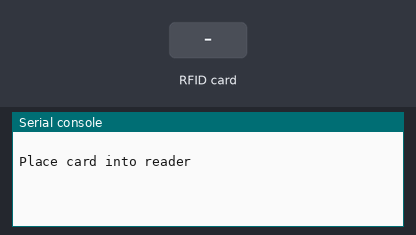
A program run on a simulated Raspberry Pi Pico running MicroPython. On the bench: the last lines printed to the serial console. The test bench sets the inputs (shaded band). The interpreter's speed is modelled, so counts of loop turns are approximate; the RFID card's data blocks start empty; library files of the repository ran but are not shown: mfrc522.py.

Above: at 1.2 s.
1.3 s: RFID card 5E 7A 19 C4 held to the reader
At 2.28 s:
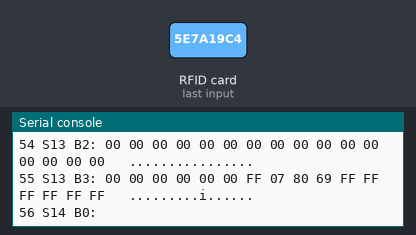
At 2.7 s:
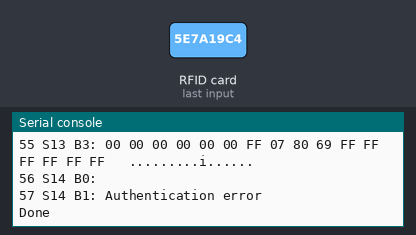
Timing chart, 0 to 4.3 s (numbered marks = the images above; inputs shaded):
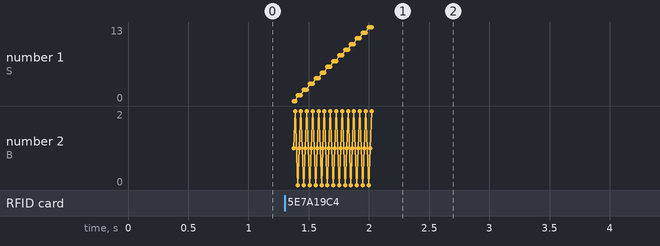

The program:

ReadNdefTag.py
```python
from mfrc522 import MFRC522
import utime


reader = MFRC522(spi_id=0,sck=2,miso=4,mosi=3,cs=1,rst=0)

print("")
print("Place card into reader")
print("")


PreviousCard = [0]

try:
    while True:

        reader.init()
        (stat, tag_type) = reader.request(reader.REQIDL)
        if stat == reader.OK:
            (stat, uid) = reader.SelectTagSN()
            if uid == PreviousCard:
                continue

            if stat == reader.OK:
                print("Card detected {}  uid={}".format(hex(int.from_bytes(bytes(uid),"little",False)).upper(),reader.tohexstring(uid)))
                firstSectorKey = [0xA0, 0xA1, 0xA2, 0xA3, 0xA4, 0xA5]
                nextSectorKey = [0xD3, 0xF7, 0xD3, 0xF7, 0xD3, 0xF7]
                #defaultKey = [255,255,255,255,255,255]

                #read MAD sector  (first sector)
                if reader.MFRC522_DumpClassic1K(uid, Start=0, End=4, keyA=firstSectorKey)== reader.OK:
                    #read the rest of the card
                    reader.MFRC522_DumpClassic1K(uid, Start=4, End=64, keyA=nextSectorKey)
                print("Done")
                PreviousCard = uid
        else:
            PreviousCard=[0]
        utime.sleep_ms(50)

except KeyboardInterrupt:
    print("Bye")
```

Measured:
- after the input at 1.3 s, the serial console: prints a new line after 0.05 s (image 1)
